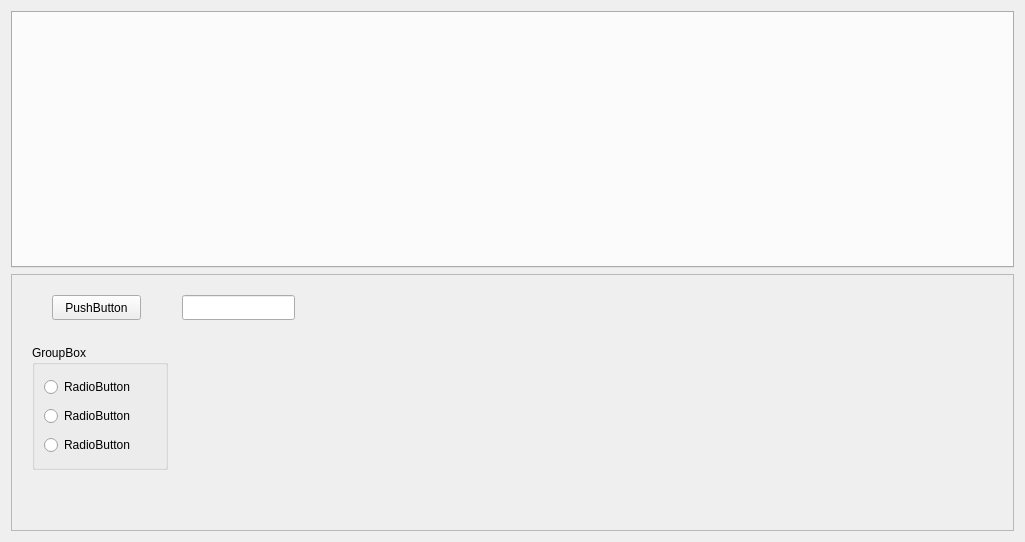
<?xml version="1.0" encoding="UTF-8"?>
<ui version="4.0">
 <class>FormGeostationary</class>
 <widget class="QWidget" name="FormGeostationary">
  <property name="geometry">
   <rect>
    <x>0</x>
    <y>0</y>
    <width>1025</width>
    <height>542</height>
   </rect>
  </property>
  <property name="windowTitle">
   <string>Form</string>
  </property>
  <layout class="QVBoxLayout" name="verticalLayout_4">
   <item>
    <widget class="QTabWidget" name="tabGeostationary">
     <property name="currentIndex">
      <number>-1</number>
     </property>
    </widget>
   </item>
   <item>
    <widget class="QScrollArea" name="scrollArea">
     <property name="widgetResizable">
      <bool>true</bool>
     </property>
     <widget class="QWidget" name="scrollAreaWidgetContents">
      <property name="geometry">
       <rect>
        <x>0</x>
        <y>0</y>
        <width>1005</width>
        <height>257</height>
       </rect>
      </property>
      <widget class="QPushButton" name="pushButton">
       <property name="geometry">
        <rect>
         <x>40</x>
         <y>20</y>
         <width>89</width>
         <height>25</height>
        </rect>
       </property>
       <property name="text">
        <string>PushButton</string>
       </property>
      </widget>
      <widget class="QLineEdit" name="lineEdit">
       <property name="geometry">
        <rect>
         <x>170</x>
         <y>20</y>
         <width>113</width>
         <height>25</height>
        </rect>
       </property>
      </widget>
      <widget class="QGroupBox" name="groupBox">
       <property name="geometry">
        <rect>
         <x>20</x>
         <y>70</y>
         <width>136</width>
         <height>125</height>
        </rect>
       </property>
       <property name="title">
        <string>GroupBox</string>
       </property>
       <layout class="QVBoxLayout" name="verticalLayout">
        <item>
         <widget class="QRadioButton" name="radioButton">
          <property name="text">
           <string>RadioButton</string>
          </property>
         </widget>
        </item>
        <item>
         <widget class="QRadioButton" name="radioButton_2">
          <property name="text">
           <string>RadioButton</string>
          </property>
         </widget>
        </item>
        <item>
         <widget class="QRadioButton" name="radioButton_3">
          <property name="text">
           <string>RadioButton</string>
          </property>
         </widget>
        </item>
       </layout>
      </widget>
     </widget>
    </widget>
   </item>
  </layout>
 </widget>
 <resources/>
 <connections/>
</ui>
